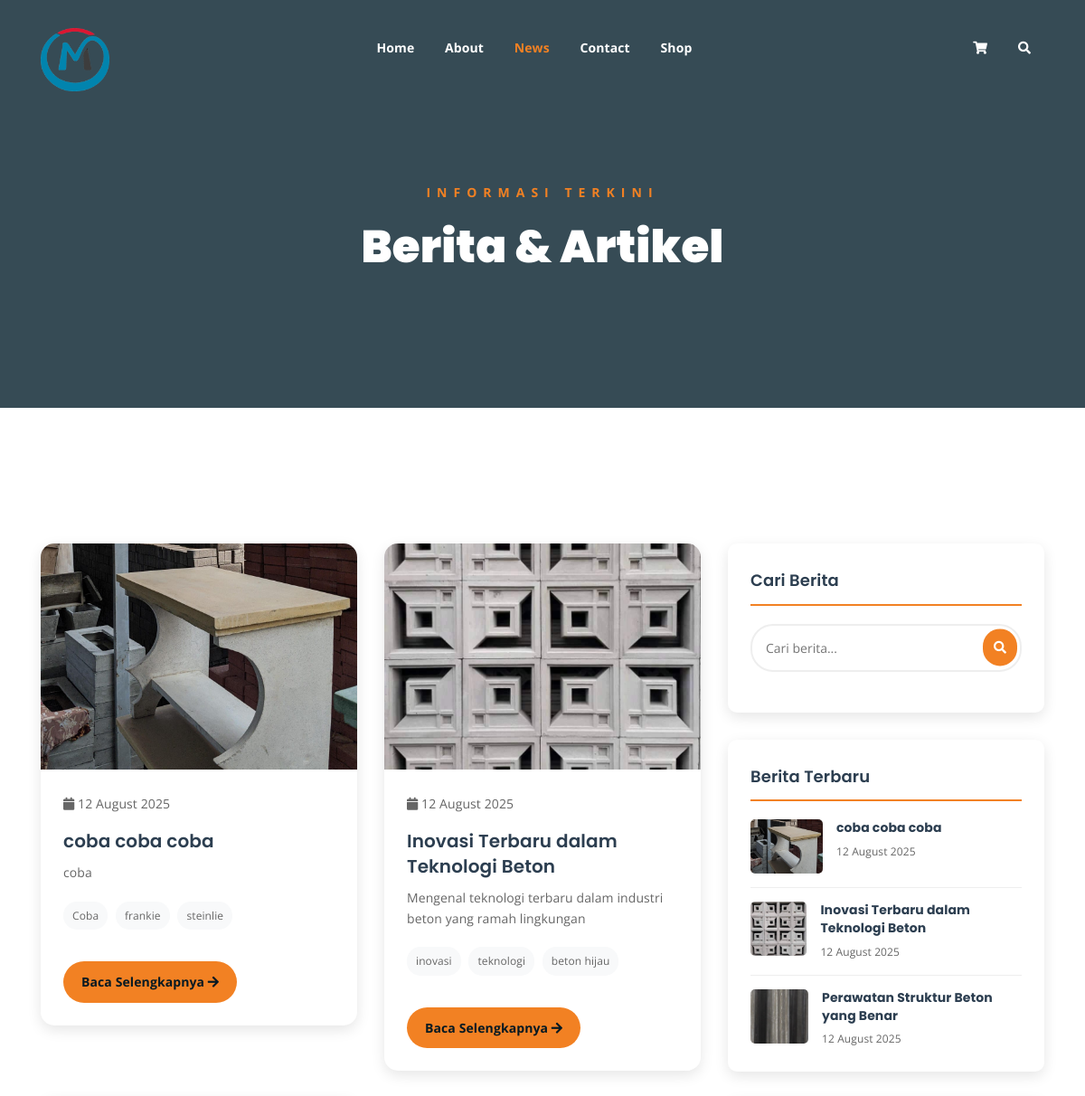
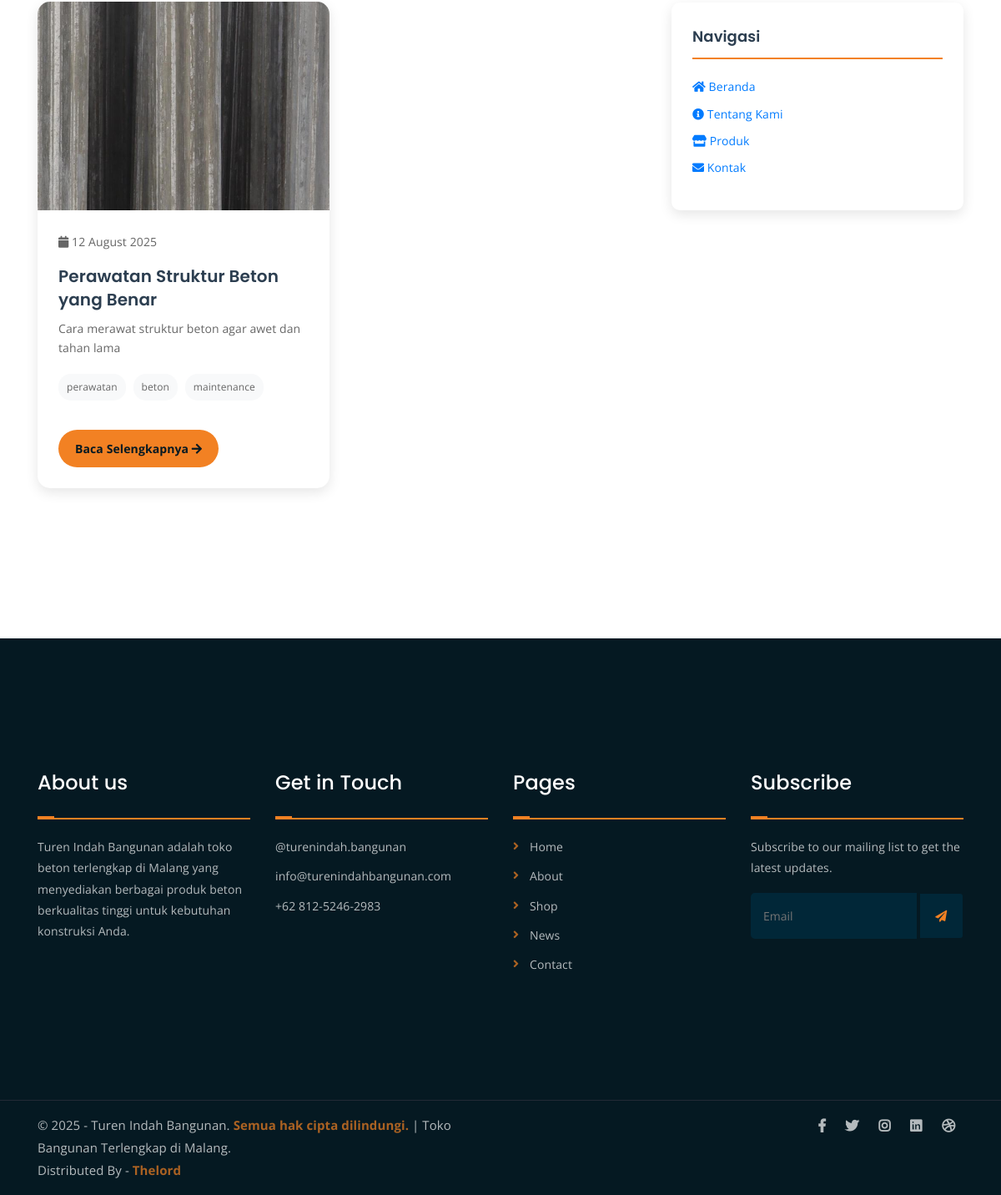
Page /news.php on the committed database (2 pictures, top to bottom).
### tables this page shows
CREATE TABLE `berita` (
  `id` int NOT NULL AUTO_INCREMENT,
  `judul` varchar(255) NOT NULL,
  `slug` varchar(255) NOT NULL,
  `deskripsi` text,
  `konten` longtext,
  `tags` varchar(500) DEFAULT NULL,
  `gambar` varchar(255) DEFAULT NULL,
  `link_website` varchar(500) DEFAULT NULL,
  `status` enum('aktif','nonaktif') DEFAULT 'aktif',
  `tanggal_publikasi` datetime DEFAULT CURRENT_TIMESTAMP,
  `created_at` timestamp NULL DEFAULT CURRENT_TIMESTAMP,
  `updated_at` timestamp NULL DEFAULT CURRENT_TIMESTAMP ON UPDATE CURRENT_TIMESTAMP,
  PRIMARY KEY (`id`),
  UNIQUE KEY `slug` (`slug`)
);

CREATE TABLE `footer_content` (
  `id` int NOT NULL AUTO_INCREMENT,
  `section_name` enum('about_us','get_in_touch','pages','subscribe','copyright','social_media') NOT NULL,
  `title` varchar(255) NOT NULL,
  `content` text,
  `links` text,
  `display_order` int DEFAULT '0',
  `status` enum('aktif','nonaktif') DEFAULT 'aktif',
  `created_at` timestamp NULL DEFAULT CURRENT_TIMESTAMP,
  `updated_at` timestamp NULL DEFAULT CURRENT_TIMESTAMP ON UPDATE CURRENT_TIMESTAMP,
  PRIMARY KEY (`id`),
  UNIQUE KEY `section_name` (`section_name`)
);

### news.php (the view, shortened to what the rows shown need)
<?php
require_once 'includes/init.php';
$page = $_GET['page'] ?? 1;
$limit = 6;
$offset = ($page - 1) * $limit;
$search = $_GET['search'] ?? '';
try {
    if ($search) {
        $allBerita = $beritaModel->search($search);
    } else {
        $allBerita = $beritaModel->getAll('aktif');
    }
    $beritaPaginated = array_slice($allBerita, $offset, $limit);
    $recentBerita = $beritaModel->getRecent(5);
} catch (Exception $e) {
    $error = "Terjadi kesalahan dalam memuat berita";
    $allBerita = [];
    $beritaPaginated = [];
    $recentBerita = [];
}
?>
<!DOCTYPE html>
<html lang="id">
<head>
	<link rel="stylesheet" href="assets/css/all.min.css">
	<link rel="stylesheet" href="assets/bootstrap/css/bootstrap.min.css">
	<link rel="stylesheet" href="assets/css/owl.carousel.css">
	<link rel="stylesheet" href="assets/css/magnific-popup.css">
	<link rel="stylesheet" href="assets/css/animate.css">
	<link rel="stylesheet" href="assets/css/meanmenu.min.css">
	<link rel="stylesheet" href="assets/css/main.css">
	<link rel="stylesheet" href="assets/css/responsive.css">
</head>
<body>
	<div class="breadcrumb-section breadcrumb-bg">
		<div class="container">
			<div class="row">
				<div class="col-lg-8 offset-lg-2 text-center">
					<div class="breadcrumb-text">
						<h1>Berita & Artikel</h1>
					</div>
				</div>
			</div>
		</div>
	</div>
	<div class="mt-150 mb-150">
		<div class="container">
			<div class="row">
				<div class="col-lg-8">
					<div class="row">
						<?php if (empty($beritaPaginated)): ?>
							<div class="col-12">
								<div class="text-center py-5">
									<i class="fas fa-newspaper fa-3x text-muted mb-3"></i>
									<h4>Belum Ada Berita</h4>
									<p class="text-muted">Berita akan segera tersedia. Silakan kunjungi lagi nanti.</p>
								</div>
							</div>
						<?php else: ?>
							<?php foreach ($beritaPaginated as $news): ?>
								<div class="col-lg-6 col-md-6">
									<div class="news-card">
										<div class="news-image">
											<?php if ($news['gambar']): ?>
												<img src="<?= BERITA_IMG_URL . $news['gambar'] ?>"
												     alt="<?= htmlspecialchars($news['judul']) ?>">
											<?php else: ?>
												<div class="d-flex align-items-center justify-content-center h-100 bg-light">
													<i class="fas fa-newspaper fa-3x text-muted"></i>
												</div>
											<?php endif; ?>
										</div>
										<div class="news-content">
											<div class="news-meta">
												<i class="fas fa-calendar"></i> <?= $news['tanggal_format'] ?>
											</div>
											<h3 class="news-title">
												<a href="single-news.php?slug=<?= $news['slug'] ?>">
													<?= htmlspecialchars($news['judul']) ?>
												</a>
											</h3>
											<p class="news-description">
												<?= htmlspecialchars(substr($news['deskripsi'], 0, 120)) ?>
											</p>
											<?php if ($news['tags']): ?>
												<div class="news-tags">
													<?php
													$tags = explode(',', $news['tags']);
													foreach (array_slice($tags, 0, 3) as $tag):
													?>
														<span class="news-tag"><?= trim(htmlspecialchars($tag)) ?></span>
													<?php endforeach; ?>
												</div>
											<?php endif; ?>
											<a href="single-news.php?slug=<?= $news['slug'] ?>" class="read-more-btn">
												Baca Selengkapnya <i class="fas fa-arrow-right"></i>
											</a>
										</div>
									</div>
								</div>
							<?php endforeach; ?>
						<?php endif; ?>
					</div>
				</div>
				<div class="col-lg-4">
					<?php if (!empty($recentBerita)): ?>
						<div class="sidebar-widget">
							<?php foreach ($recentBerita as $recent): ?>
								<div class="recent-news-item">
									<div class="recent-news-image">
										<?php if ($recent['gambar']): ?>
											<img src="<?= BERITA_IMG_URL . $recent['gambar'] ?>"
											     alt="<?= htmlspecialchars($recent['judul']) ?>">
										<?php else: ?>
											<div class="d-flex align-items-center justify-content-center h-100 bg-light">
												<i class="fas fa-newspaper text-muted"></i>
											</div>
										<?php endif; ?>
									</div>
									<div class="recent-news-content">
										<h6>
											<a href="single-news.php?slug=<?= $recent['slug'] ?>">
												<?= htmlspecialchars($recent['judul']) ?>
											</a>
										</h6>
										<div class="recent-news-date"><?= $recent['tanggal_format'] ?></div>
									</div>
								</div>
							<?php endforeach; ?>
						</div>
					<?php endif; ?>
				</div>
			</div>
		</div>
	</div>
	<?php include 'includes/footer.php'; ?>
</body>
</html>

### includes/footer.php (shortened to what the rows shown need)
<?php
$aboutUsContent = $footerModel->getAboutUsContent();
$subscribeContent = $footerModel->getSubscribeContent();
$copyrightContent = $footerModel->getCopyrightContent();
?>
<div class="footer-area">
    <div class="container">
        <div class="row">
            <div class="col-lg-3 col-md-6">
                <div class="footer-box about-widget">
                    <h2 class="widget-title"><?= $aboutUsContent ? htmlspecialchars($aboutUsContent['title']) : 'About us' ?></h2>
                    <p><?= $aboutUsContent ? htmlspecialchars($aboutUsContent['content']) : 'Turen Indah Bangunan adalah toko beton terlengkap di Malang yang menyediakan berbagai produk beton berkualitas tinggi untuk kebutuhan konstruksi Anda.' ?></p>
                </div>
            </div>
            <div class="col-lg-3 col-md-6">
                <div class="footer-box get-in-touch">
                    <h2 class="widget-title">Get in Touch</h2>
                </div>
            </div>
            <div class="col-lg-3 col-md-6">
                <div class="footer-box pages">
                    <h2 class="widget-title">Pages</h2>
                </div>
            </div>
            <div class="col-lg-3 col-md-6">
                <div class="footer-box subscribe">
                    <h2 class="widget-title"><?= $subscribeContent ? htmlspecialchars($subscribeContent['title']) : 'Subscribe' ?></h2>
                    <p><?= $subscribeContent ? htmlspecialchars($subscribeContent['content']) : 'Subscribe to our mailing list to get the latest updates.' ?></p>
                    <form action="index.php" method="POST">
                        <input type="email" name="email" placeholder="Email" required>
                        <button type="submit"><i class="fas fa-paper-plane"></i></button>
                    </form>
                </div>
            </div>
        </div>
    </div>
</div>
<div class="copyright">
    <div class="container">
        <div class="row">
            <div class="col-lg-6 col-md-12">
                <p>
                    <?php if ($copyrightContent): ?>
                        <?= $copyrightContent['content'] ?>
                    <?php else: ?>
                        &copy; 2025 - Turen Indah Bangunan. <a href="#">Semua hak cipta dilindungi.</a> | Toko Bangunan Terlengkap di Malang.<br>
                        Distributed By - <a href="#">Thelord</a>
                    <?php endif; ?>
                </p>
            </div>
        </div>
    </div>
</div>

### rows in the picture
berita: gambar (picture), tanggal_format "12 August 2025", judul "coba coba coba", deskripsi "coba", tags "Coba", tags "frankie", tags "steinlie"
berita: gambar (picture), tanggal_format "12 August 2025", judul "Inovasi Terbaru dalam Teknologi Beton", deskripsi "Mengenal teknologi terbaru dalam industri beton yang ramah lingkungan", tags "inovasi", tags "teknologi", tags "beton hijau"
berita: gambar (picture), tanggal_format "12 August 2025", judul "Perawatan Struktur Beton yang Benar", deskripsi "Cara merawat struktur beton agar awet dan tahan lama", tags "perawatan", tags "beton", tags "maintenance"
footer_content: title "About us", content "Turen Indah Bangunan adalah toko beton terlengkap di Malang yang menyediakan berbagai produk beton berkualitas tinggi untuk kebutuhan konstruksi Anda."
footer_content: title "Subscribe", content "Subscribe to our mailing list to get the latest updates."
footer_content: content "© 2025 - Turen Indah Bangunan. Semua hak cipta dilindungi. | Toko Bangunan Terlengkap di Malang. Distributed By - Thelord"

### other values in the picture
$link['text'] "@turenindah.bangunan"
$link['text'] "info@turenindahbangunan.com"
$link['text'] "+62 812-5246-2983"
$link['text'] "Home"
$link['text'] "About"
$link['text'] "Shop"
$link['text'] "News"
$link['text'] "Contact"
